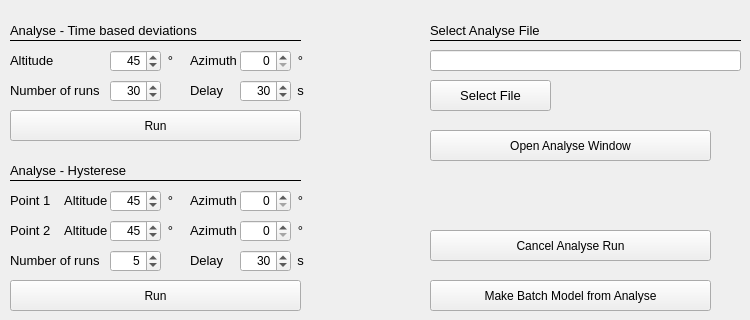
   <widget class="QWidget" name="tab_5">
    <attribute name="title">
     <string>Model Analyse</string>
    </attribute>
    <widget class="QLabel" name="label_107">
     <property name="geometry">
      <rect>
       <x>10</x>
       <y>20</y>
       <width>191</width>
       <height>21</height>
      </rect>
     </property>
     <property name="font">
      <font>
       <pointsize>10</pointsize>
      </font>
     </property>
     <property name="text">
      <string>Analyse - Time based deviations</string>
     </property>
    </widget>
    <widget class="QPushButton" name="btn_cancelAnalyseModel">
     <property name="geometry">
      <rect>
       <x>430</x>
       <y>230</y>
       <width>281</width>
       <height>31</height>
      </rect>
     </property>
     <property name="toolTip">
      <string>&lt;html&gt;&lt;head/&gt;&lt;body&gt;&lt;p&gt;Cancels a analyse cycle by constant pointing alt/az and measuring the error (next point)&lt;/p&gt;&lt;/body&gt;&lt;/html&gt;</string>
     </property>
     <property name="text">
      <string>Cancel Analyse Run</string>
     </property>
    </widget>
    <widget class="QPushButton" name="btn_runTimeChangeModel">
     <property name="geometry">
      <rect>
       <x>10</x>
       <y>110</y>
       <width>291</width>
       <height>31</height>
      </rect>
     </property>
     <property name="toolTip">
      <string>&lt;html&gt;&lt;head/&gt;&lt;body&gt;&lt;p&gt;Runs a analyse cycle by constant pointing alt/az and measuring the error&lt;/p&gt;&lt;/body&gt;&lt;/html&gt;</string>
     </property>
     <property name="text">
      <string>Run</string>
     </property>
    </widget>
    <widget class="Line" name="line_33">
     <property name="geometry">
      <rect>
       <x>10</x>
       <y>30</y>
       <width>291</width>
       <height>21</height>
      </rect>
     </property>
     <property name="frameShadow">
      <enum>QFrame::Plain</enum>
     </property>
     <property name="orientation">
      <enum>Qt::Horizontal</enum>
     </property>
    </widget>
    <widget class="QLabel" name="label_174">
     <property name="geometry">
      <rect>
       <x>10</x>
       <y>50</y>
       <width>51</width>
       <height>21</height>
      </rect>
     </property>
     <property name="font">
      <font>
       <pointsize>10</pointsize>
      </font>
     </property>
     <property name="text">
      <string>Altitude</string>
     </property>
    </widget>
    <widget class="QDoubleSpinBox" name="azimuthTimeChange">
     <property name="geometry">
      <rect>
       <x>240</x>
       <y>50</y>
       <width>51</width>
       <height>22</height>
      </rect>
     </property>
     <property name="alignment">
      <set>Qt::AlignRight|Qt::AlignTrailing|Qt::AlignVCenter</set>
     </property>
     <property name="decimals">
      <number>0</number>
     </property>
     <property name="maximum">
      <double>359.000000000000000</double>
     </property>
     <property name="singleStep">
      <double>1.000000000000000</double>
     </property>
     <property name="value">
      <double>0.000000000000000</double>
     </property>
    </widget>
    <widget class="QLabel" name="label_175">
     <property name="geometry">
      <rect>
       <x>190</x>
       <y>50</y>
       <width>51</width>
       <height>21</height>
      </rect>
     </property>
     <property name="font">
      <font>
       <pointsize>10</pointsize>
      </font>
     </property>
     <property name="text">
      <string>Azimuth</string>
     </property>
    </widget>
    <widget class="QDoubleSpinBox" name="altitudeTimeChange">
     <property name="geometry">
      <rect>
       <x>110</x>
       <y>50</y>
       <width>51</width>
       <height>22</height>
      </rect>
     </property>
     <property name="alignment">
      <set>Qt::AlignRight|Qt::AlignTrailing|Qt::AlignVCenter</set>
     </property>
     <property name="decimals">
      <number>0</number>
     </property>
     <property name="minimum">
      <double>0.000000000000000</double>
     </property>
     <property name="maximum">
      <double>90.000000000000000</double>
     </property>
     <property name="singleStep">
      <double>1.000000000000000</double>
     </property>
     <property name="value">
      <double>45.000000000000000</double>
     </property>
    </widget>
    <widget class="QLabel" name="label_176">
     <property name="geometry">
      <rect>
       <x>10</x>
       <y>80</y>
       <width>91</width>
       <height>21</height>
      </rect>
     </property>
     <property name="font">
      <font>
       <pointsize>10</pointsize>
      </font>
     </property>
     <property name="text">
      <string>Number of runs</string>
     </property>
    </widget>
    <widget class="QDoubleSpinBox" name="numberRunsTimeChange">
     <property name="geometry">
      <rect>
       <x>110</x>
       <y>80</y>
       <width>51</width>
       <height>22</height>
      </rect>
     </property>
     <property name="alignment">
      <set>Qt::AlignRight|Qt::AlignTrailing|Qt::AlignVCenter</set>
     </property>
     <property name="decimals">
      <number>0</number>
     </property>
     <property name="minimum">
      <double>10.000000000000000</double>
     </property>
     <property name="maximum">
      <double>300.000000000000000</double>
     </property>
     <property name="singleStep">
      <double>1.000000000000000</double>
     </property>
     <property name="value">
      <double>30.000000000000000</double>
     </property>
    </widget>
    <widget class="QLabel" name="label_111">
     <property name="geometry">
      <rect>
       <x>290</x>
       <y>50</y>
       <width>21</width>
       <height>20</height>
      </rect>
     </property>
     <property name="font">
      <font>
       <pointsize>10</pointsize>
      </font>
     </property>
     <property name="text">
      <string>°</string>
     </property>
     <property name="alignment">
      <set>Qt::AlignCenter</set>
     </property>
     <property name="wordWrap">
      <bool>false</bool>
     </property>
    </widget>
    <widget class="QLabel" name="label_112">
     <property name="geometry">
      <rect>
       <x>160</x>
       <y>50</y>
       <width>21</width>
       <height>20</height>
      </rect>
     </property>
     <property name="font">
      <font>
       <pointsize>10</pointsize>
      </font>
     </property>
     <property name="text">
      <string>°</string>
     </property>
     <property name="alignment">
      <set>Qt::AlignCenter</set>
     </property>
     <property name="wordWrap">
      <bool>false</bool>
     </property>
    </widget>
    <widget class="QLabel" name="label_177">
     <property name="geometry">
      <rect>
       <x>190</x>
       <y>80</y>
       <width>41</width>
       <height>21</height>
      </rect>
     </property>
     <property name="font">
      <font>
       <pointsize>10</pointsize>
      </font>
     </property>
     <property name="text">
      <string>Delay</string>
     </property>
    </widget>
    <widget class="QDoubleSpinBox" name="delayTimeTimeChange">
     <property name="geometry">
      <rect>
       <x>240</x>
       <y>80</y>
       <width>51</width>
       <height>22</height>
      </rect>
     </property>
     <property name="alignment">
      <set>Qt::AlignRight|Qt::AlignTrailing|Qt::AlignVCenter</set>
     </property>
     <property name="decimals">
      <number>0</number>
     </property>
     <property name="minimum">
      <double>1.000000000000000</double>
     </property>
     <property name="maximum">
      <double>300.000000000000000</double>
     </property>
     <property name="singleStep">
      <double>1.000000000000000</double>
     </property>
     <property name="value">
      <double>30.000000000000000</double>
     </property>
    </widget>
    <widget class="QLabel" name="label_115">
     <property name="geometry">
      <rect>
       <x>290</x>
       <y>80</y>
       <width>21</width>
       <height>20</height>
      </rect>
     </property>
     <property name="font">
      <font>
       <pointsize>10</pointsize>
      </font>
     </property>
     <property name="text">
      <string>s</string>
     </property>
     <property name="alignment">
      <set>Qt::AlignCenter</set>
     </property>
     <property name="wordWrap">
      <bool>false</bool>
     </property>
    </widget>
    <widget class="QLabel" name="label_118">
     <property name="geometry">
      <rect>
       <x>10</x>
       <y>160</y>
       <width>191</width>
       <height>21</height>
      </rect>
     </property>
     <property name="font">
      <font>
       <pointsize>10</pointsize>
      </font>
     </property>
     <property name="text">
      <string>Analyse - Hysterese</string>
     </property>
    </widget>
    <widget class="Line" name="line_37">
     <property name="geometry">
      <rect>
       <x>10</x>
       <y>170</y>
       <width>291</width>
       <height>21</height>
      </rect>
     </property>
     <property name="frameShadow">
      <enum>QFrame::Plain</enum>
     </property>
     <property name="orientation">
      <enum>Qt::Horizontal</enum>
     </property>
    </widget>
    <widget class="QPushButton" name="btn_runHystereseModel">
     <property name="geometry">
      <rect>
       <x>10</x>
       <y>280</y>
       <width>291</width>
       <height>31</height>
      </rect>
     </property>
     <property name="toolTip">
      <string>&lt;html&gt;&lt;head/&gt;&lt;body&gt;&lt;p&gt;Runs a analyse cycle by swapping two alt/az positions and measuring the error&lt;/p&gt;&lt;/body&gt;&lt;/html&gt;</string>
     </property>
     <property name="text">
      <string>Run</string>
     </property>
    </widget>
    <widget class="QLineEdit" name="le_analyseFileName">
     <property name="geometry">
      <rect>
       <x>430</x>
       <y>50</y>
       <width>311</width>
       <height>21</height>
      </rect>
     </property>
     <property name="font">
      <font>
       <family>Courier</family>
       <pointsize>10</pointsize>
       <weight>75</weight>
       <bold>true</bold>
      </font>
     </property>
     <property name="mouseTracking">
      <bool>false</bool>
     </property>
     <property name="acceptDrops">
      <bool>false</bool>
     </property>
     <property name="toolTip">
      <string>Name of Analysis file, where the data ist stored</string>
     </property>
     <property name="layoutDirection">
      <enum>Qt::RightToLeft</enum>
     </property>
     <property name="readOnly">
      <bool>false</bool>
     </property>
    </widget>
    <widget class="Line" name="line_29">
     <property name="geometry">
      <rect>
       <x>430</x>
       <y>30</y>
       <width>311</width>
       <height>21</height>
      </rect>
     </property>
     <property name="frameShadow">
      <enum>QFrame::Plain</enum>
     </property>
     <property name="orientation">
      <enum>Qt::Horizontal</enum>
     </property>
    </widget>
    <widget class="QPushButton" name="btn_openAnalyseWindow">
     <property name="geometry">
      <rect>
       <x>430</x>
       <y>130</y>
       <width>281</width>
       <height>31</height>
      </rect>
     </property>
     <property name="toolTip">
      <string>&lt;html&gt;&lt;head/&gt;&lt;body&gt;&lt;p&gt;Opens the analyse Popup Window&lt;/p&gt;&lt;/body&gt;&lt;/html&gt;</string>
     </property>
     <property name="text">
      <string>Open Analyse Window</string>
     </property>
    </widget>
    <widget class="QPushButton" name="btn_selectAnalyseFileName">
     <property name="geometry">
      <rect>
       <x>430</x>
       <y>80</y>
       <width>121</width>
       <height>31</height>
      </rect>
     </property>
     <property name="font">
      <font>
       <pointsize>10</pointsize>
      </font>
     </property>
     <property name="toolTip">
      <string>&lt;html&gt;&lt;head/&gt;&lt;body&gt;&lt;p&gt;Selects the file, where the analyse data is stored&lt;/p&gt;&lt;/body&gt;&lt;/html&gt;</string>
     </property>
     <property name="text">
      <string>Select File</string>
     </property>
    </widget>
    <widget class="QLabel" name="label_99">
     <property name="geometry">
      <rect>
       <x>430</x>
       <y>20</y>
       <width>161</width>
       <height>21</height>
      </rect>
     </property>
     <property name="font">
      <font>
       <pointsize>10</pointsize>
      </font>
     </property>
     <property name="text">
      <string>Select Analyse File</string>
     </property>
    </widget>
    <widget class="QLabel" name="label_182">
     <property name="geometry">
      <rect>
       <x>190</x>
       <y>220</y>
       <width>51</width>
       <height>21</height>
      </rect>
     </property>
     <property name="font">
      <font>
       <pointsize>10</pointsize>
      </font>
     </property>
     <property name="text">
      <string>Azimuth</string>
     </property>
    </widget>
    <widget class="QDoubleSpinBox" name="numberRunsHysterese">
     <property name="geometry">
      <rect>
       <x>110</x>
       <y>250</y>
       <width>51</width>
       <height>22</height>
      </rect>
     </property>
     <property name="alignment">
      <set>Qt::AlignRight|Qt::AlignTrailing|Qt::AlignVCenter</set>
     </property>
     <property name="decimals">
      <number>0</number>
     </property>
     <property name="minimum">
      <double>1.000000000000000</double>
     </property>
     <property name="maximum">
      <double>50.000000000000000</double>
     </property>
     <property name="singleStep">
      <double>1.000000000000000</double>
     </property>
     <property name="value">
      <double>5.000000000000000</double>
     </property>
    </widget>
    <widget class="QLabel" name="label_183">
     <property name="geometry">
      <rect>
       <x>10</x>
       <y>250</y>
       <width>91</width>
       <height>21</height>
      </rect>
     </property>
     <property name="font">
      <font>
       <pointsize>10</pointsize>
      </font>
     </property>
     <property name="text">
      <string>Number of runs</string>
     </property>
    </widget>
    <widget class="QLabel" name="label_184">
     <property name="geometry">
      <rect>
       <x>190</x>
       <y>250</y>
       <width>41</width>
       <height>21</height>
      </rect>
     </property>
     <property name="font">
      <font>
       <pointsize>10</pointsize>
      </font>
     </property>
     <property name="text">
      <string>Delay</string>
     </property>
    </widget>
    <widget class="QDoubleSpinBox" name="delayTimeHysterese">
     <property name="geometry">
      <rect>
       <x>240</x>
       <y>250</y>
       <width>51</width>
       <height>22</height>
      </rect>
     </property>
     <property name="alignment">
      <set>Qt::AlignRight|Qt::AlignTrailing|Qt::AlignVCenter</set>
     </property>
     <property name="decimals">
      <number>0</number>
     </property>
     <property name="minimum">
      <double>1.000000000000000</double>
     </property>
     <property name="maximum">
      <double>300.000000000000000</double>
     </property>
     <property name="singleStep">
      <double>1.000000000000000</double>
     </property>
     <property name="value">
      <double>30.000000000000000</double>
     </property>
    </widget>
    <widget class="QDoubleSpinBox" name="azimuthHysterese2">
     <property name="geometry">
      <rect>
       <x>240</x>
       <y>220</y>
       <width>51</width>
       <height>22</height>
      </rect>
     </property>
     <property name="alignment">
      <set>Qt::AlignRight|Qt::AlignTrailing|Qt::AlignVCenter</set>
     </property>
     <property name="decimals">
      <number>0</number>
     </property>
     <property name="maximum">
      <double>359.000000000000000</double>
     </property>
     <property name="singleStep">
      <double>1.000000000000000</double>
     </property>
     <property name="value">
      <double>0.000000000000000</double>
     </property>
    </widget>
    <widget class="QLabel" name="label_117">
     <property name="geometry">
      <rect>
       <x>290</x>
       <y>250</y>
       <width>21</width>
       <height>20</height>
      </rect>
     </property>
     <property name="font">
      <font>
       <pointsize>10</pointsize>
      </font>
     </property>
     <property name="text">
      <string>s</string>
     </property>
     <property name="alignment">
      <set>Qt::AlignCenter</set>
     </property>
     <property name="wordWrap">
      <bool>false</bool>
     </property>
    </widget>
    <widget class="QLabel" name="label_114">
     <property name="geometry">
      <rect>
       <x>160</x>
       <y>220</y>
       <width>21</width>
       <height>20</height>
      </rect>
     </property>
     <property name="font">
      <font>
       <pointsize>10</pointsize>
      </font>
     </property>
     <property name="text">
      <string>°</string>
     </property>
     <property name="alignment">
      <set>Qt::AlignCenter</set>
     </property>
     <property name="wordWrap">
      <bool>false</bool>
     </property>
    </widget>
    <widget class="QDoubleSpinBox" name="altitudeHysterese2">
     <property name="geometry">
      <rect>
       <x>110</x>
       <y>220</y>
       <width>51</width>
       <height>22</height>
      </rect>
     </property>
     <property name="alignment">
      <set>Qt::AlignRight|Qt::AlignTrailing|Qt::AlignVCenter</set>
     </property>
     <property name="decimals">
      <number>0</number>
     </property>
     <property name="minimum">
      <double>0.000000000000000</double>
     </property>
     <property name="maximum">
      <double>90.000000000000000</double>
     </property>
     <property name="singleStep">
      <double>1.000000000000000</double>
     </property>
     <property name="value">
      <double>45.000000000000000</double>
     </property>
    </widget>
    <widget class="QLabel" name="label_119">
     <property name="geometry">
      <rect>
       <x>290</x>
       <y>220</y>
       <width>21</width>
       <height>20</height>
      </rect>
     </property>
     <property name="font">
      <font>
       <pointsize>10</pointsize>
      </font>
     </property>
     <property name="text">
      <string>°</string>
     </property>
     <property name="alignment">
      <set>Qt::AlignCenter</set>
     </property>
     <property name="wordWrap">
      <bool>false</bool>
     </property>
    </widget>
    <widget class="QLabel" name="label_185">
     <property name="geometry">
      <rect>
       <x>10</x>
       <y>190</y>
       <width>101</width>
       <height>21</height>
      </rect>
     </property>
     <property name="font">
      <font>
       <pointsize>10</pointsize>
      </font>
     </property>
     <property name="text">
      <string>Point 1    Altitude</string>
     </property>
    </widget>
    <widget class="QLabel" name="label_120">
     <property name="geometry">
      <rect>
       <x>160</x>
       <y>190</y>
       <width>21</width>
       <height>20</height>
      </rect>
     </property>
     <property name="font">
      <font>
       <pointsize>10</pointsize>
      </font>
     </property>
     <property name="text">
      <string>°</string>
     </property>
     <property name="alignment">
      <set>Qt::AlignCenter</set>
     </property>
     <property name="wordWrap">
      <bool>false</bool>
     </property>
    </widget>
    <widget class="QLabel" name="label_121">
     <property name="geometry">
      <rect>
       <x>290</x>
       <y>190</y>
       <width>21</width>
       <height>20</height>
      </rect>
     </property>
     <property name="font">
      <font>
       <pointsize>10</pointsize>
      </font>
     </property>
     <property name="text">
      <string>°</string>
     </property>
     <property name="alignment">
      <set>Qt::AlignCenter</set>
     </property>
     <property name="wordWrap">
      <bool>false</bool>
     </property>
    </widget>
    <widget class="QDoubleSpinBox" name="azimuthHysterese1">
     <property name="geometry">
      <rect>
       <x>240</x>
       <y>190</y>
       <width>51</width>
       <height>22</height>
      </rect>
     </property>
     <property name="alignment">
      <set>Qt::AlignRight|Qt::AlignTrailing|Qt::AlignVCenter</set>
     </property>
     <property name="decimals">
      <number>0</number>
     </property>
     <property name="maximum">
      <double>359.000000000000000</double>
     </property>
     <property name="singleStep">
      <double>1.000000000000000</double>
     </property>
     <property name="value">
      <double>0.000000000000000</double>
     </property>
    </widget>
    <widget class="QDoubleSpinBox" name="altitudeHysterese1">
     <property name="geometry">
      <rect>
       <x>110</x>
       <y>190</y>
       <width>51</width>
       <height>22</height>
      </rect>
     </property>
     <property name="alignment">
      <set>Qt::AlignRight|Qt::AlignTrailing|Qt::AlignVCenter</set>
     </property>
     <property name="decimals">
      <number>0</number>
     </property>
     <property name="minimum">
      <double>0.000000000000000</double>
     </property>
     <property name="maximum">
      <double>90.000000000000000</double>
     </property>
     <property name="singleStep">
      <double>1.000000000000000</double>
     </property>
     <property name="value">
      <double>45.000000000000000</double>
     </property>
    </widget>
    <widget class="QLabel" name="label_186">
     <property name="geometry">
      <rect>
       <x>190</x>
       <y>190</y>
       <width>51</width>
       <height>21</height>
      </rect>
     </property>
     <property name="font">
      <font>
       <pointsize>10</pointsize>
      </font>
     </property>
     <property name="text">
      <string>Azimuth</string>
     </property>
    </widget>
    <widget class="Line" name="line_43">
     <property name="geometry">
      <rect>
       <x>10</x>
       <y>170</y>
       <width>291</width>
       <height>21</height>
      </rect>
     </property>
     <property name="frameShadow">
      <enum>QFrame::Plain</enum>
     </property>
     <property name="orientation">
      <enum>Qt::Horizontal</enum>
     </property>
    </widget>
    <widget class="QLabel" name="label_187">
     <property name="geometry">
      <rect>
       <x>10</x>
       <y>220</y>
       <width>101</width>
       <height>21</height>
      </rect>
     </property>
     <property name="font">
      <font>
       <pointsize>10</pointsize>
      </font>
     </property>
     <property name="text">
      <string>Point 2    Altitude</string>
     </property>
    </widget>
    <widget class="QPushButton" name="btn_runBatchModel">
     <property name="geometry">
      <rect>
       <x>430</x>
       <y>280</y>
       <width>281</width>
       <height>31</height>
      </rect>
     </property>
     <property name="toolTip">
      <string>&lt;html&gt;&lt;head/&gt;&lt;body&gt;&lt;p&gt;Generates a new pointing model from stored analyse data&lt;/p&gt;&lt;/body&gt;&lt;/html&gt;</string>
     </property>
     <property name="text">
      <string>Make Batch Model from Analyse</string>
     </property>
    </widget>
   </widget>
